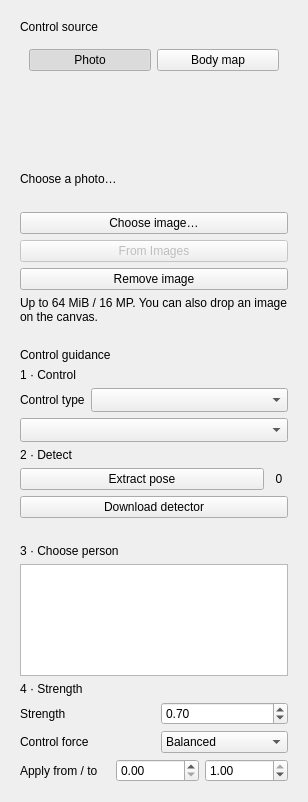
<?xml version="1.0" encoding="UTF-8"?>
<ui version="4.0">
 <class>ControlnetEditor</class>
 <widget class="QWidget" name="controlnetEditor">
  <layout class="QVBoxLayout" name="controlnetRootLayout">
   <item><widget class="QFrame" name="poseSourceCard">
    <property name="role" stdset="0"><string>card</string></property>
    <layout class="QVBoxLayout" name="poseSourceLayout">
     <item><widget class="QLabel" name="poseSourceTitle"><property name="text"><string>Control source</string></property><property name="textRole" stdset="0"><string>section</string></property></widget></item>
     <item><widget class="QFrame" name="poseKindSwitch"><property name="accessibleName"><string>Kind of pose source</string></property><property name="role" stdset="0"><string>segmented</string></property><layout class="QHBoxLayout" name="poseKindLayout"><item><widget class="QPushButton" name="photoKindButton"><property name="text"><string>Photo</string></property><property name="segmentEdge" stdset="0"><string>first</string></property><property name="toolTip"><string>A photograph: the pose is extracted locally from the person you pick.</string></property><property name="checkable"><bool>true</bool></property><property name="checked"><bool>true</bool></property><property name="autoExclusive"><bool>true</bool></property></widget></item><item><widget class="QPushButton" name="mapKindButton"><property name="text"><string>Body map</string></property><property name="segmentEdge" stdset="0"><string>last</string></property><property name="toolTip"><string>A prepared OpenPose body map (black background, coloured limbs): used as it is.</string></property><property name="checkable"><bool>true</bool></property><property name="autoExclusive"><bool>true</bool></property></widget></item></layout></widget></item>
     <item><widget class="QLabel" name="poseThumbnail"><property name="minimumSize"><size><width>80</width><height>80</height></size></property><property name="maximumSize"><size><width>240</width><height>100</height></size></property></widget></item>
     <item><widget class="QLabel" name="poseSourceFacts"><property name="text"><string>Choose a photo…</string></property><property name="wordWrap"><bool>true</bool></property></widget></item>
     <item><widget class="QLabel" name="poseSourceError"><property name="wordWrap"><bool>true</bool></property><property name="state" stdset="0"><string>error</string></property></widget></item>
     <item><widget class="QPushButton" name="choosePoseButton"><property name="text"><string>Choose image…</string></property></widget></item>
     <item><widget class="QPushButton" name="poseFromImagesButton"><property name="text"><string>From Images</string></property><property name="enabled"><bool>false</bool></property><property name="toolTip"><string>In Images, select a saved image and press Use as pose source.</string></property></widget></item>
     <item><widget class="QPushButton" name="removePoseButton"><property name="text"><string>Remove image</string></property></widget></item>
     <item><widget class="QLabel" name="poseSourceLimits"><property name="text"><string>Up to 64 MiB / 16 MP. You can also drop an image on the canvas.</string></property><property name="wordWrap"><bool>true</bool></property><property name="textRole" stdset="0"><string>secondary</string></property></widget></item>
    </layout>
   </widget></item>
   <item><widget class="QFrame" name="poseGuidanceCard">
    <property name="role" stdset="0"><string>card</string></property>
    <layout class="QVBoxLayout" name="poseGuidanceLayout">
     <item><widget class="QLabel" name="poseGuidanceTitle"><property name="text"><string>Control guidance</string></property><property name="textRole" stdset="0"><string>section</string></property></widget></item>
     <item><widget class="QLabel" name="poseStep0Label"><property name="text"><string>1 · Control</string></property><property name="wordWrap"><bool>true</bool></property><property name="textRole" stdset="0"><string>caption</string></property></widget></item>
     <item><layout class="QHBoxLayout" name="poseInputRow"><item><widget class="QLabel" name="poseInputLabel"><property name="text"><string>Control type</string></property><property name="textRole" stdset="0"><string>caption</string></property></widget></item><item><widget class="QComboBox" name="poseInputCombo"><property name="sizeAdjustPolicy"><enum>QComboBox::AdjustToMinimumContentsLengthWithIcon</enum></property><property name="minimumContentsLength"><number>8</number></property><property name="sizePolicy"><sizepolicy hsizetype="Expanding" vsizetype="Fixed"><horstretch>1</horstretch><verstretch>0</verstretch></sizepolicy></property><property name="accessibleName"><string>Control type</string></property><property name="toolTip"><string>What the map guides: body pose, edges (Canny), depth or segmentation. Only types with observed DT+ results for the selected checkpoint are offered.</string></property></widget></item></layout></item>
     <item><widget class="QComboBox" name="poseControlCombo"><property name="sizeAdjustPolicy"><enum>QComboBox::AdjustToMinimumContentsLengthWithIcon</enum></property><property name="minimumContentsLength"><number>8</number></property><property name="sizePolicy"><sizepolicy hsizetype="Expanding" vsizetype="Fixed"><horstretch>1</horstretch><verstretch>0</verstretch></sizepolicy></property><property name="accessibleName"><string>Pose control</string></property></widget></item>
     <item><widget class="QLabel" name="poseStep1Label"><property name="text"><string>2 · Detect</string></property><property name="wordWrap"><bool>true</bool></property><property name="textRole" stdset="0"><string>caption</string></property></widget></item>
     <item><layout class="QHBoxLayout" name="poseFindRow"><item><widget class="QPushButton" name="extractPoseButton"><property name="text"><string>Extract pose</string></property><property name="toolTip"><string>Find the people in the photo and extract the pose of the one picked below. Runs on this computer.</string></property></widget></item>
      <item><widget class="QLabel" name="detectorBadge"><property name="minimumSize"><size><width>18</width><height>18</height></size></property><property name="maximumSize"><size><width>18</width><height>18</height></size></property><property name="text"><string>0</string></property><property name="alignment"><set>Qt::AlignCenter</set></property><property name="accessibleName"><string>Pose detector not installed</string></property><property name="readiness" stdset="0"><string>missing</string></property></widget></item></layout></item>
     <item><widget class="QPushButton" name="downloadDetectorButton"><property name="visible"><bool>false</bool></property><property name="text"><string>Download detector</string></property><property name="accessibleName"><string>Download the pose detector</string></property><property name="toolTip"><string>Download YOLO26n-pose (about 11.6 MiB) from its publisher, check its SHA-256 and use it for local pose detection. Pressing this accepts its AGPL-3.0 licence; nothing is downloaded before you press it.</string></property></widget></item>
     <item><widget class="QLabel" name="detectorStatus"><property name="wordWrap"><bool>true</bool></property><property name="textRole" stdset="0"><string>secondary</string></property></widget></item>
     <item><widget class="QLabel" name="poseStep2Label"><property name="text"><string>3 · Choose person</string></property><property name="wordWrap"><bool>true</bool></property><property name="textRole" stdset="0"><string>caption</string></property></widget></item>
     <item><widget class="QListWidget" name="posePeopleList"><property name="maximumSize"><size><width>16777215</width><height>112</height></size></property><property name="minimumSize"><size><width>0</width><height>112</height></size></property><property name="accessibleName"><string>People found. Select the one the pose is taken from.</string></property></widget></item>
     <item><widget class="QLabel" name="poseStep3Label"><property name="text"><string>4 · Strength</string></property><property name="wordWrap"><bool>true</bool></property><property name="textRole" stdset="0"><string>caption</string></property></widget></item>
     <item><layout class="QHBoxLayout" name="poseStrengthRow"><item><widget class="QLabel" name="poseStrengthLabel"><property name="text"><string>Strength</string></property><property name="textRole" stdset="0"><string>caption</string></property></widget></item><item><spacer name="poseStrengthSpacer"><property name="orientation"><enum>Qt::Horizontal</enum></property></spacer></item><item><widget class="QDoubleSpinBox" name="poseStrengthSpin"><property name="accessibleName"><string>Pose control strength</string></property><property name="maximumWidth"><number>112</number></property><property name="toolTip"><string>Control weight, not denoising or text guidance. 0.7 is the suggested start: 0.5 did not follow the pose and 1.0 looked washed out.</string></property><property name="decimals"><number>2</number></property><property name="minimum"><double>0.050000000000000</double></property><property name="maximum"><double>2.000000000000000</double></property><property name="singleStep"><double>0.050000000000000</double></property><property name="value"><double>0.700000000000000</double></property></widget></item></layout></item>
     <item><layout class="QHBoxLayout" name="poseModeRow"><item><widget class="QLabel" name="poseModeLabel"><property name="text"><string>Control force</string></property><property name="textRole" stdset="0"><string>caption</string></property></widget></item><item><spacer name="poseModeSpacer"><property name="orientation"><enum>Qt::Horizontal</enum></property></spacer></item><item><widget class="QComboBox" name="poseModeCombo"><property name="accessibleName"><string>Pose control force</string></property><property name="toolTip"><string>Draw Things control force. Balanced weighs the prompt and the pose equally, Prompt lets the prompt lead, Control lets the pose lead.</string></property><item><property name="text"><string>Balanced</string></property></item><item><property name="text"><string>Prompt</string></property></item><item><property name="text"><string>Control</string></property></item></widget></item></layout></item>
     <item><layout class="QHBoxLayout" name="poseRangeRow"><item><widget class="QLabel" name="poseRangeLabel"><property name="text"><string>Apply from / to</string></property><property name="textRole" stdset="0"><string>caption</string></property></widget></item><item><spacer name="poseRangeSpacer"><property name="orientation"><enum>Qt::Horizontal</enum></property></spacer></item><item><widget class="QDoubleSpinBox" name="poseStartSpin"><property name="accessibleName"><string>Pose control start</string></property><property name="toolTip"><string>Where in the sampling steps the control starts, from 0 (first step) to 1. Default 0.</string></property><property name="maximumWidth"><number>84</number></property><property name="decimals"><number>2</number></property><property name="minimum"><double>0.000000000000000</double></property><property name="maximum"><double>0.950000000000000</double></property><property name="singleStep"><double>0.050000000000000</double></property><property name="value"><double>0.000000000000000</double></property></widget></item><item><widget class="QDoubleSpinBox" name="poseEndSpin"><property name="accessibleName"><string>Pose control end</string></property><property name="toolTip"><string>Where in the sampling steps the control stops, up to 1 (last step). Default 1.</string></property><property name="maximumWidth"><number>84</number></property><property name="decimals"><number>2</number></property><property name="minimum"><double>0.050000000000000</double></property><property name="maximum"><double>1.000000000000000</double></property><property name="singleStep"><double>0.050000000000000</double></property><property name="value"><double>1.000000000000000</double></property></widget></item></layout></item>
    </layout>
   </widget></item>
  </layout>
 </widget>
 <resources/>
 <connections/>
</ui>
